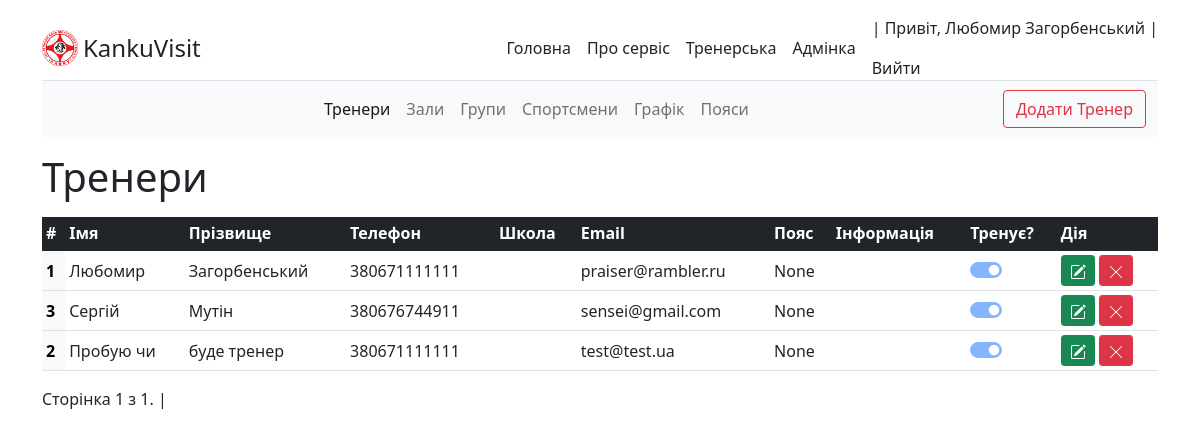
/visit/coach/ (signed in), run on an earlier commit of the app's database.
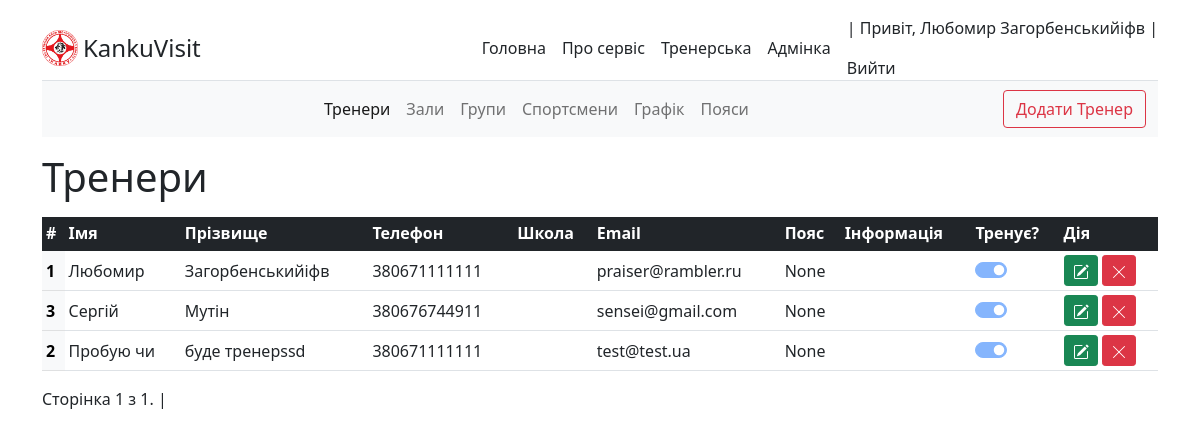
And on a later commit of the database.
### coach/models.py (models this page shows, shortened)
class Coach(AbstractUser):
    surname = models.CharField('По батькові', max_length=20, blank=True)
    dateBirth = models.DateField(
        'Дата народження', default='2000-09-12', blank=True)
    telephone = models.IntegerField(
        'Номер телефону', default='380671111111', blank=True)
    telephone2 = models.IntegerField('Номер телефону 2', blank=True, null=True)
    belts = models.ForeignKey(Belt,
                              on_delete=models.SET_NULL,
                              blank=True,
                              null=True)
    information = models.TextField('Інформація про тренера', blank=True)
    slug = models.SlugField(max_length=255, unique=True,
                            db_index=True, verbose_name='URL')
    class Meta:
        verbose_name = 'Тренер'
        verbose_name_plural = 'Тренери'
        ordering = ['-is_active', 'last_name']

### coach/views.py (the view, shortened to what this page needs)
# urls.py: path('', views.CoachView.as_view(), name='coach'),
class CoachView(LoginRequiredMixin, CustomSuccessMessageMixin, CreateView, ListView):
    model = Coach
    form_class = CoachAddForm
    template_name = 'coach/visit/coach.html'
    success_url = reverse_lazy('coach')
    success_msg = Coach._meta.verbose_name + 'а - добавлено успішно!'
    context_object_name = 'data'
    paginate_by = 25
    def get_context_data(self, **kwargs):
        context = super().get_context_data(**kwargs)
        context['fields'] = Coach._meta.fields
        context['table'] = Coach._meta.app_label
        context['activeCoach'] = 'active'
        context['title'] = Coach._meta.verbose_name
        context['titles'] = Coach._meta.verbose_name_plural
        return context

### coach/templates/coach/visit/coach.html (shortened to what this page needs)
{% extends 'main/visit/templates/baseVisit.html' %}
{% block headerTable %}
<th scope="col">#</th>
<th scope="col">Імя</th>
<th scope="col">Прізвище</th>
<th scope="col">Телефон</th>
<th scope="col">Школа</th>
<th scope="col">Email</th>
<th scope="col">Пояс</th>
<th scope="col">Інформація</th>
<th scope="col">Тренує?</th>
{% endblock headerTable %}
{% block table %}
<th class="table-light" scope="row">{{one.id}}</th>
<td><a href="{% url 'coach-edit' one.slug %}">{{one.first_name}}</a></td>
<td><a href="{% url 'coach-edit' one.slug %}">{{one.last_name}}</a></td>
<td>{{one.telephone}}</td>
<td>
</td>
<td>{{one.email}}</td>
<td>{% if one.belts != none %}<a href="{% url 'belt-edit' one.belts.slug %}">{{one.belts}}</a>
  {% else %}{{one.belts}}{% endif %}</td>
<td>{{one.information}}</td>
<td>
  <div class="form-check form-switch">
    <input class="form-check-input" type="checkbox" id="flexSwitchCheckChecked" disabled {% if one.is_active == True %}
      checked {% endif %}>
  </div>
</td>
{% endblock table %}
{% block urledit %}
{% url 'coach-edit' one.slug %}
{% endblock %}

### main/templates/main/visit/templates/baseVisit.html (shortened to what this page needs)
{% extends 'main/base.html' %}
{% block navigation %}
<nav class="navbar navbar-expand-sm navbar-light bg-light mb-3 sticky-top" aria-label="Third navbar example">
  <div class="container-fluid" bis_skin_checked="1">
    <div class="collapse navbar-collapse justify-content-center" id="navbarsExample03" bis_skin_checked="1">
      <ul class="navbar-nav">
        <li class="nav-item">
          <a class="nav-link {{ activeCoach }}" href="{% url 'coach' %}">Тренери</a>
        </li>
        <li class="nav-item">
          <a class="nav-link {{ activeSchool }}" href="{% url 'school' %}">Зали</a>
        </li>
        <li class="nav-item">
          <a class="nav-link {{ activeGroup }}" href="{% url 'group' %}">Групи</a>
        </li>
        <li class="nav-item">
          <a class="nav-link {{ activeSportsman }}" href="{% url 'sportsman' %}">Спортсмени</a>
        </li>
        <li class="nav-item">
          <a class="nav-link {{ activeTimetable }}" href="{% url 'timetable' %}">Графік</a>
        </li>
        <li class="nav-item">
          <a class="nav-link {{ activeBelt }}" href="{% url 'belt' %}">Пояси</a>
        </li>
      </ul>
    </div>
    {% if title %}
    <button type="button" class="btn btn-outline-danger d-none d-sm-block" data-bs-toggle="modal"
      data-bs-target="#modalAdd">
      Додати {{ title }}
    </button>
    {% endif %}
  </div>
</nav>
{% endblock navigation %}
{%block content%}
<div class="d-flex justify-content-between mb-2">
  <h1 class="">{{ titles }}</h1>
</div>
<div class="table-responsive">
  <table class="table table-hover table-sm">
    <thead class="table-dark">
      <tr>
        {% block headerTable %}{% endblock headerTable %}
        <th scope="col">Дія</th>
      </tr>
    </thead>
    <tbody>
      {% if data %}
      {% for one in data %}
      <tr {% if one.slug == request.GET.slug %}class="table-active align-middle" {% endif %} class='align-middle'>
        {% block table %}{% endblock table %}
        <td>
          <div class="d-flex">
            <a href="{% block urledit %}{% endblock %}" class="upgr btn btn-success btn-sm me-1" tabindex="-1"
              role="button" aria-disabled="true">
            </a>
            <a href="javascript:void()" onclick='delete_question{{one.id}}()' class="btn btn-danger btn-sm"
              tabindex="-1" role="button" aria-disabled="true">
            </a>
          </div>
        </td>
      </tr>
      {% endfor %}
      {%else%}
      <div class='alert alert-danger text-center'>Ви ще не добавили - <span class='alert-success'>{{ title }}</span>!
        Скористайтесь кнопкою вгорі щоб добавити!</div>
      {% endif %}
    </tbody>
  </table>
  <div class="pagination">
    <span class="step-links">
      <span class="current">
        Сторінка {{ page_obj.number }} з {{ page_obj.paginator.num_pages }}. |
      </span>
    </span>
  </div>
</div>
{% endblock content%}

### main/templates/main/base.html (shortened to what this page needs)
{% load static %}
<!DOCTYPE html>
<html lang="ru">
<head>
  <link rel="stylesheet" href="https://cdn.jsdelivr.net/npm/bootstrap@5.1.3/dist/css/bootstrap.min.css"
 />
  <link rel="stylesheet" href="https://cdn.jsdelivr.net/npm/bootstrap-icons@1.8.0/font/bootstrap-icons.css">
  <link type="text/css" rel="stylesheet" href="{% static 'main/css/style.css' %}">
</head>
<body>
  <div class="container py-3">
    <div class="d-flex flex-column flex-md-row align-items-center border-bottom" bis_skin_checked="1">
      <a href="{% url 'home' %}" class="d-flex align-items-center text-dark text-decoration-none logo">
        <img height="36" src="{% static 'main/images/kanku250.png' %}" alt="Логотип">
        <span class="fs-4">KankuVisit</span>
      </a>
      <nav class="d-inline-flex mt-2 mt-md-0 ms-md-auto">
        <a class="me-3 py-2 text-dark text-decoration-none" href="{% url 'home' %}">Головна</a>
        <a class="me-3 py-2 text-dark text-decoration-none" href="{% url 'about' %}">Про сервіс</a>
        {% if user.is_authenticated %}
        <a class="me-3 py-2 text-dark text-decoration-none" href="{% url 'visit' %}">Тренерська</a>
        <a class="me-3 py-2 text-dark text-decoration-none" href="admin">Адмінка</a>
        {% else %}
        <a class="me-3 py-2 text-dark text-decoration-none" href="{% url 'login' %}">Увійти</a>
        <a class="me-3 py-2 text-dark text-decoration-none" href="{% url 'register' %}">Зареєструватись</a>
        {% endif %}
      </nav>
      {% if user.is_authenticated %}
      <div>
        <p>| Привіт, {%if user.first_name%} {{user.first_name}} {{user.last_name}}{%else%}{{user.username}}{%endif%} |
        </p>
        <a class="me-3 py-2 text-dark text-decoration-none" href="{% url 'logout' %}">Вийти</a>
      </div>
      {% endif %}
    </div>
    {% block navigation %}
    {% endblock navigation %}
    {% block content %}
    {% endblock content %}
  </div>
</body>
</html>

What changed in the data, as far as the page shows it:
changed Coach "Любомир": last_name "Загорбенський" → "Загорбенськийіфв"
changed Coach "Пробую чи": last_name "буде тренер" → "буде тренерssd"
